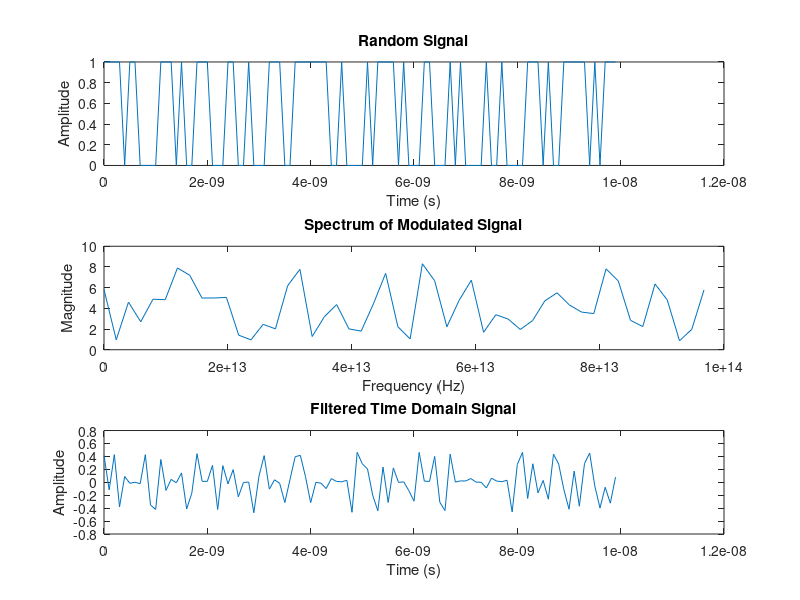

The MATLAB source for this figure:
clc; clear; close all;

%% ===================== DATA =====================
lambda_nm = [1600 1598.93 1597.87 1596.81 1595.74 1594.68 1593.63 1592.57 1591.51 ...
1590.46 1589.4 1588.35 1587.3 1586.25 1585.2 1584.16 1583.11 1582.07 ...
1581.03 1579.99 1578.95 1577.91 1576.87 1575.84 1574.8 1573.77 1572.74 ...
1571.71 1570.68 1569.65 1568.63 1567.6 1566.58 1565.56 1564.54 ...
1563.52 1562.5 1561.48 1560.47 1559.45 1558.44 1557.43 1556.42 ...
1555.41 1554.4 1553.4 1552.39 1551.39 1550.39 1549.39 1548.39 ...
1547.39 1546.39 1545.4 1544.4 1543.41 1542.42 1541.43 1540.44 ...
1539.45 1538.46 1537.48 1536.49 1535.51 1534.53 1533.55 1532.57 ...
1531.59 1530.61 1529.64 1528.66 1527.69 1526.72 1525.75 1524.78 ...
1523.81 1522.84 1521.88 1520.91 1519.95 1518.99 1518.03 1517.07 ...
1516.11 1515.15 1514.2 1513.24 1512.29 1511.34 1510.38 1509.43 ...
1508.49 1507.54 1506.59 1505.65 1504.7 1503.76 1502.82 1501.88 1500.94];

TX = [ ...
0.182364 0.196265 0.211035 0.226722 0.243377 0.260588 0.277648 0.295626 0.31457 ...
0.334525 0.354174 0.373677 0.394064 0.415374 0.437647 0.458507 0.479571 0.501433 ...
0.524123 0.547636 0.568923 0.590887 0.613555 0.636952 0.660356 0.681208 0.702605 ...
0.724564 0.747106 0.768467 0.78677 0.805434 0.824469 0.843888 0.861045 ...
0.875241 0.889626 0.904206 0.918988 0.930707 0.939719 0.948798 0.957947 ...
0.967169 0.972874 0.97612 0.979378 0.982646 0.985928 0.985674 0.983189 ...
0.980712 0.978242 0.975778 0.969425 0.960553 0.951749 0.943008 0.934328 ...
0.921691 0.906074 0.890685 0.875515 0.860558 0.843045 0.82293 0.803225 ...
0.783917 0.764995 0.744895 0.722695 0.701053 0.67995 0.659369 0.638353 ...
0.614833 0.592049 0.569977 0.54859 0.527656 0.503778 0.480821 0.458749 ...
0.437529 0.417125 0.394925 0.373265 0.352609 0.332913 0.314135 0.295057 ...
0.276206 0.258379 0.241525 0.225595 0.210172 0.194888 0.180549 0.167104 0.154503 ];

phi = [ ...
-0.352929 -0.198025 -0.0431242 0.111775 0.266671 0.421748 0.577262 0.732777 0.888293 ...
1.04381 1.19961 1.35563 1.51165 1.66767 1.8237 1.97975 2.1358 2.29185 ...
2.4479 2.60395 2.76023 2.91651 3.07278 3.22906 3.38548 3.54249 3.6995 ...
3.85651 4.01353 4.17074 4.32836 4.48598 4.64359 4.80121 4.95896 ...
5.11688 5.2748 5.43271 5.59063 5.74868 5.90685 6.06502 6.22319 ...
6.38136 6.53968 6.69809 6.8565 7.01491 7.17332 7.33205 7.49099 ...
7.64993 7.80886 7.96779 8.12727 8.28713 8.44698 8.60684 8.76671 ...
8.92682 9.08714 9.24745 9.40777 9.56809 9.72835 9.88852 10.0487 ...
10.2088 10.369 10.5293 10.6898 10.8503 11.0108 11.1713 11.3321 ...
11.4935 11.655 11.8164 11.9779 12.1394 12.3016 12.4638 12.626 ...
12.7883 12.9505 13.113 13.2756 13.4381 13.6006 13.7632 13.9256 ...
14.0881 14.2505 14.4129 14.5754 14.738 14.901 15.0639 15.2269 15.3899 ];

%% ===================== BUILD H(ω) =====================
c = 3e8;
lambda = lambda_nm * 1e-9;
omega = 2*pi*c ./ lambda;

[omega, idx] = sort(omega);
TX  = TX(idx);
phi = phi(idx);

H = TX .* exp(1j*phi);

% Parameters for the laser source
laser_lambda = 1550e-9; % Laser wavelength in meters
laser_omega = 2 * pi * c / laser_lambda; % Laser angular frequency

% Bitrate and sequence length
bitrate = 10e9; % 10 Gbps
sequence_length = 100; % Number of samples
time = (0:sequence_length-1) / bitrate; % Time vector

% Random Sequence
Random_signal = randi([0, 1], 1, sequence_length);

% Modulate the random signal to optical signal
modulated_signal = Random_signal .* exp(1j * laser_omega * time);

% Compute the spectrum of the modulated signal
spectrum = fft(modulated_signal);

% Multiply by H(ω)
spectrum_filtered = spectrum .* H(1:length(spectrum));

% Take IFFT to get the time domain signal back
filtered_signal = ifft(spectrum_filtered);

% Plot the random signal
figure;
subplot(3, 1, 1);
plot(time, Random_signal);
title('Random Signal');
xlabel('Time (s)');
ylabel('Amplitude');

% Plot the spectrum
frequencies = linspace(0, c/(2 * laser_lambda), length(spectrum)/2);
subplot(3, 1, 2);
plot(frequencies, abs(spectrum(1:length(frequencies))));
title('Spectrum of Modulated Signal');
xlabel('Frequency (Hz)');
ylabel('Magnitude');

% Plot the filtered time domain signal
subplot(3, 1, 3);
plot(time, real(filtered_signal));
title('Filtered Time Domain Signal');
xlabel('Time (s)');
ylabel('Amplitude');
